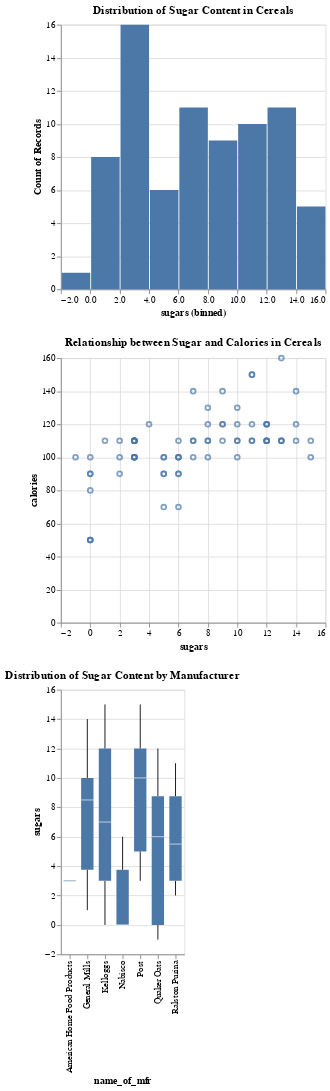

This figure's notebook cell:
### Markdown cell above
### Sugar Distribution

Marketing tells us that their surveys have revealed that sugar content is the number one concern of consumers when choosing cereal.

They would like to see the following visualizations:

*  A histogram plot of the sugar content in all cereals.

* A scatter plot showing the relationship between sugar and calories.

* A box plot showing the distribution of sugar content by manufacturer.

### Code cell
# Create the three visualzations requested by the the marketing team

# historgam
sugar_hist = alt.Chart(cereal).mark_bar().encode(
    alt.X("sugars:Q", bin=True),
    alt.Y('count()')
).properties(
    title='Distribution of Sugar Content in Cereals'
)


# Scatter plot
sugar_calories_scatter = alt.Chart(cereal).mark_point().encode(
    alt.X("sugars:Q"),
    alt.Y("calories:Q"),
).properties(
    title='Relationship between Sugar and Calories in Cereals'
)

# Box plot
sugar_boxplot = alt.Chart(cereal).mark_boxplot().encode(
    alt.X("name_of_mfr:N"),
    alt.Y("sugars:Q"),
).properties(
    title='Distribution of Sugar Content by Manufacturer'
)

sugar_hist & sugar_calories_scatter & sugar_boxplot

### Figure 1 — Vega-Lite specification as saved in the notebook (floating-point values rounded to 4 significant figures)
{"config": {"view": {"continuousWidth": 300, "continuousHeight": 300}}, "vconcat": [{"mark": {"type": "bar"}, "encoding": {"x": {"bin": true, "field": "sugars", "type": "quantitative"}, "y": {"aggregate": "count", "type": "quantitative"}}, "title": "Distribution of Sugar Content in Cereals"}, {"mark": {"type": "point"}, "encoding": {"x": {"field": "sugars", "type": "quantitative"}, "y": {"field": "calories", "type": "quantitative"}}, "title": "Relationship between Sugar and Calories in Cereals"}, {"mark": {"type": "boxplot"}, "encoding": {"x": {"field": "name_of_mfr", "type": "nominal"}, "y": {"field": "sugars", "type": "quantitative"}}, "title": "Distribution of Sugar Content by Manufacturer"}], "data": {"name": "data-c6922d1566efbed6b5614b929a240cdd"}, "$schema": "https://vega.github.io/schema/vega-lite/v5.20.1.json", "datasets": {"data-c6922d1566efbed6b5614b929a240cdd": [{"name": "100% Bran", "mfr": "N", "type": "C", "calories": 70, "protein": 4, "fat": 1, "sodium": 130, "fiber": 10.0, "carbo": 5.0, "sugars": 6, "potass": 280, "vitamins": 25, "shelf": 3, "weight": 1.0, "cups": 0.33, "rating": 68.4, "mfr_name": "Nabisco", "name_of_mfr": "Nabisco"}, {"name": "100% Natural Bran", "mfr": "Q", "type": "C", "calories": 120, "protein": 3, "fat": 5, "sodium": 15, "fiber": 2.0, "carbo": 8.0, "sugars": 8, "potass": 135, "vitamins": 0, "shelf": 3, "weight": 1.0, "cups": 1.0, "rating": 33.98, "mfr_name": "Quaker Oats", "name_of_mfr": "Quaker Oats"}, {"name": "All-Bran", "mfr": "K", "type": "C", "calories": 70, "protein": 4, "fat": 1, "sodium": 260, "fiber": 9.0, "carbo": 7.0, "sugars": 5, "potass": 320, "vitamins": 25, "shelf": 3, "weight": 1.0, "cups": 0.33, "rating": 59.43, "mfr_name": "Kelloggs", "name_of_mfr": "Kelloggs"}, {"name": "All-Bran with Extra Fiber", "mfr": "K", "type": "C", "calories": 50, "protein": 4, "fat": 0, "sodium": 140, "fiber": 14.0, "carbo": 8.0, "sugars": 0, "potass": 330, "vitamins": 25, "shelf": 3, "weight": 1.0, "cups": 0.5, "rating": 93.7, "mfr_name": "Kelloggs", "name_of_mfr": "Kelloggs"}, {"name": "Almond Delight", "mfr": "R", "type": "C", "calories": 110, "protein": 2, "fat": 2, "sodium": 200, "fiber": 1.0, "carbo": 14.0, "sugars": 8, "potass": -1, "vitamins": 25, "shelf": 3, "weight": 1.0, "cups": 0.75, "rating": 34.38, "mfr_name": "Ralston Purina", "name_of_mfr": "Ralston Purina"}, {"name": "Apple Cinnamon Cheerios", "mfr": "G", "type": "C", "calories": 110, "protein": 2, "fat": 2, "sodium": 180, "fiber": 1.5, "carbo": 10.5, "sugars": 10, "potass": 70, "vitamins": 25, "shelf": 1, "weight": 1.0, "cups": 0.75, "rating": 29.51, "mfr_name": "General Mills", "name_of_mfr": "General Mills"}, {"name": "Apple Jacks", "mfr": "K", "type": "C", "calories": 110, "protein": 2, "fat": 0, "sodium": 125, "fiber": 1.0, "carbo": 11.0, "sugars": 14, "potass": 30, "vitamins": 25, "shelf": 2, "weight": 1.0, "cups": 1.0, "rating": 33.17, "mfr_name": "Kelloggs", "name_of_mfr": "Kelloggs"}, {"name": "Basic 4", "mfr": "G", "type": "C", "calories": 130, "protein": 3, "fat": 2, "sodium": 210, "fiber": 2.0, "carbo": 18.0, "sugars": 8, "potass": 100, "vitamins": 25, "shelf": 3, "weight": 1.33, "cups": 0.75, "rating": 37.04, "mfr_name": "General Mills", "name_of_mfr": "General Mills"}, {"name": "Bran Chex", "mfr": "R", "type": "C", "calories": 90, "protein": 2, "fat": 1, "sodium": 200, "fiber": 4.0, "carbo": 15.0, "sugars": 6, "potass": 125, "vitamins": 25, "shelf": 1, "weight": 1.0, "cups": 0.67, "rating": 49.12, "mfr_name": "Ralston Purina", "name_of_mfr": "Ralston Purina"}, {"name": "Bran Flakes", "mfr": "P", "type": "C", "calories": 90, "protein": 3, "fat": 0, "sodium": 210, "fiber": 5.0, "carbo": 13.0, "sugars": 5, "potass": 190, "vitamins": 25, "shelf": 3, "weight": 1.0, "cups": 0.67, "rating": 53.31, "mfr_name": "Post", "name_of_mfr": "Post"}, {"name": "Cap'n'Crunch", "mfr": "Q", "type": "C", "calories": 120, "protein": 1, "fat": 2, "sodium": 220, "fiber": 0.0, "carbo": 12.0, "sugars": 12, "potass": 35, "vitamins": 25, "shelf": 2, "weight": 1.0, "cups": 0.75, "rating": 18.04, "mfr_name": "Quaker Oats", "name_of_mfr": "Quaker Oats"}, {"name": "Cheerios", "mfr": "G", "type": "C", "calories": 110, "protein": 6, "fat": 2, "sodium": 290, "fiber": 2.0, "carbo": 17.0, "sugars": 1, "potass": 105, "vitamins": 25, "shelf": 1, "weight": 1.0, "cups": 1.25, "rating": 50.76, "mfr_name": "General Mills", "name_of_mfr": "General Mills"}, {"name": "Cinnamon Toast Crunch", "mfr": "G", "type": "C", "calories": 120, "protein": 1, "fat": 3, "sodium": 210, "fiber": 0.0, "carbo": 13.0, "sugars": 9, "potass": 45, "vitamins": 25, "shelf": 2, "weight": 1.0, "cups": 0.75, "rating": 19.82, "mfr_name": "General Mills", "name_of_mfr": "General Mills"}, {"name": "Clusters", "mfr": "G", "type": "C", "calories": 110, "protein": 3, "fat": 2, "sodium": 140, "fiber": 2.0, "carbo": 13.0, "sugars": 7, "potass": 105, "vitamins": 25, "shelf": 3, "weight": 1.0, "cups": 0.5, "rating": 40.4, "mfr_name": "General Mills", "name_of_mfr": "General Mills"}, {"name": "Cocoa Puffs", "mfr": "G", "type": "C", "calories": 110, "protein": 1, "fat": 1, "sodium": 180, "fiber": 0.0, "carbo": 12.0, "sugars": 13, "potass": 55, "vitamins": 25, "shelf": 2, "weight": 1.0, "cups": 1.0, "rating": 22.74, "mfr_name": "General Mills", "name_of_mfr": "General Mills"}, {"name": "Corn Chex", "mfr": "R", "type": "C", "calories": 110, "protein": 2, "fat": 0, "sodium": 280, "fiber": 0.0, "carbo": 22.0, "sugars": 3, "potass": 25, "vitamins": 25, "shelf": 1, "weight": 1.0, "cups": 1.0, "rating": 41.45, "mfr_name": "Ralston Purina", "name_of_mfr": "Ralston Purina"}, {"name": "Corn Flakes", "mfr": "K", "type": "C", "calories": 100, "protein": 2, "fat": 0, "sodium": 290, "fiber": 1.0, "carbo": 21.0, "sugars": 2, "potass": 35, "vitamins": 25, "shelf": 1, "weight": 1.0, "cups": 1.0, "rating": 45.86, "mfr_name": "Kelloggs", "name_of_mfr": "Kelloggs"}, {"name": "Corn Pops", "mfr": "K", "type": "C", "calories": 110, "protein": 1, "fat": 0, "sodium": 90, "fiber": 1.0, "carbo": 13.0, "sugars": 12, "potass": 20, "vitamins": 25, "shelf": 2, "weight": 1.0, "cups": 1.0, "rating": 35.78, "mfr_name": "Kelloggs", "name_of_mfr": "Kelloggs"}, {"name": "Count Chocula", "mfr": "G", "type": "C", "calories": 110, "protein": 1, "fat": 1, "sodium": 180, "fiber": 0.0, "carbo": 12.0, "sugars": 13, "potass": 65, "vitamins": 25, "shelf": 2, "weight": 1.0, "cups": 1.0, "rating": 22.4, "mfr_name": "General Mills", "name_of_mfr": "General Mills"}, {"name": "Cracklin' Oat Bran", "mfr": "K", "type": "C", "calories": 110, "protein": 3, "fat": 3, "sodium": 140, "fiber": 4.0, "carbo": 10.0, "sugars": 7, "potass": 160, "vitamins": 25, "shelf": 3, "weight": 1.0, "cups": 0.5, "rating": 40.45, "mfr_name": "Kelloggs", "name_of_mfr": "Kelloggs"}, {"name": "Cream of Wheat (Quick)", "mfr": "N", "type": "H", "calories": 100, "protein": 3, "fat": 0, "sodium": 80, "fiber": 1.0, "carbo": 21.0, "sugars": 0, "potass": -1, "vitamins": 0, "shelf": 2, "weight": 1.0, "cups": 1.0, "rating": 64.53, "mfr_name": "Nabisco", "name_of_mfr": "Nabisco"}, {"name": "Crispix", "mfr": "K", "type": "C", "calories": 110, "protein": 2, "fat": 0, "sodium": 220, "fiber": 1.0, "carbo": 21.0, "sugars": 3, "potass": 30, "vitamins": 25, "shelf": 3, "weight": 1.0, "cups": 1.0, "rating": 46.9, "mfr_name": "Kelloggs", "name_of_mfr": "Kelloggs"}, {"name": "Crispy Wheat & Raisins", "mfr": "G", "type": "C", "calories": 100, "protein": 2, "fat": 1, "sodium": 140, "fiber": 2.0, "carbo": 11.0, "sugars": 10, "potass": 120, "vitamins": 25, "shelf": 3, "weight": 1.0, "cups": 0.75, "rating": 36.18, "mfr_name": "General Mills", "name_of_mfr": "General Mills"}, {"name": "Double Chex", "mfr": "R", "type": "C", "calories": 100, "protein": 2, "fat": 0, "sodium": 190, "fiber": 1.0, "carbo": 18.0, "sugars": 5, "potass": 80, "vitamins": 25, "shelf": 3, "weight": 1.0, "cups": 0.75, "rating": 44.33, "mfr_name": "Ralston Purina", "name_of_mfr": "Ralston Purina"}, {"name": "Froot Loops", "mfr": "K", "type": "C", "calories": 110, "protein": 2, "fat": 1, "sodium": 125, "fiber": 1.0, "carbo": 11.0, "sugars": 13, "potass": 30, "vitamins": 25, "shelf": 2, "weight": 1.0, "cups": 1.0, "rating": 32.21, "mfr_name": "Kelloggs", "name_of_mfr": "Kelloggs"}, {"name": "Frosted Flakes", "mfr": "K", "type": "C", "calories": 110, "protein": 1, "fat": 0, "sodium": 200, "fiber": 1.0, "carbo": 14.0, "sugars": 11, "potass": 25, "vitamins": 25, "shelf": 1, "weight": 1.0, "cups": 0.75, "rating": 31.44, "mfr_name": "Kelloggs", "name_of_mfr": "Kelloggs"}, {"name": "Frosted Mini-Wheats", "mfr": "K", "type": "C", "calories": 100, "protein": 3, "fat": 0, "sodium": 0, "fiber": 3.0, "carbo": 14.0, "sugars": 7, "potass": 100, "vitamins": 25, "shelf": 2, "weight": 1.0, "cups": 0.8, "rating": 58.35, "mfr_name": "Kelloggs", "name_of_mfr": "Kelloggs"}, {"name": "Fruit & Fibre Dates; Walnuts; and Oats", "mfr": "P", "type": "C", "calories": 120, "protein": 3, "fat": 2, "sodium": 160, "fiber": 5.0, "carbo": 12.0, "sugars": 10, "potass": 200, "vitamins": 25, "shelf": 3, "weight": 1.25, "cups": 0.67, "rating": 40.92, "mfr_name": "Post", "name_of_mfr": "Post"}, {"name": "Fruitful Bran", "mfr": "K", "type": "C", "calories": 120, "protein": 3, "fat": 0, "sodium": 240, "fiber": 5.0, "carbo": 14.0, "sugars": 12, "potass": 190, "vitamins": 25, "shelf": 3, "weight": 1.33, "cups": 0.67, "rating": 41.02, "mfr_name": "Kelloggs", "name_of_mfr": "Kelloggs"}, {"name": "Fruity Pebbles", "mfr": "P", "type": "C", "calories": 110, "protein": 1, "fat": 1, "sodium": 135, "fiber": 0.0, "carbo": 13.0, "sugars": 12, "potass": 25, "vitamins": 25, "shelf": 2, "weight": 1.0, "cups": 0.75, "rating": 28.03, "mfr_name": "Post", "name_of_mfr": "Post"}, {"name": "Golden Crisp", "mfr": "P", "type": "C", "calories": 100, "protein": 2, "fat": 0, "sodium": 45, "fiber": 0.0, "carbo": 11.0, "sugars": 15, "potass": 40, "vitamins": 25, "shelf": 1, "weight": 1.0, "cups": 0.88, "rating": 35.25, "mfr_name": "Post", "name_of_mfr": "Post"}, {"name": "Golden Grahams", "mfr": "G", "type": "C", "calories": 110, "protein": 1, "fat": 1, "sodium": 280, "fiber": 0.0, "carbo": 15.0, "sugars": 9, "potass": 45, "vitamins": 25, "shelf": 2, "weight": 1.0, "cups": 0.75, "rating": 23.8, "mfr_name": "General Mills", "name_of_mfr": "General Mills"}, {"name": "Grape Nuts Flakes", "mfr": "P", "type": "C", "calories": 100, "protein": 3, "fat": 1, "sodium": 140, "fiber": 3.0, "carbo": 15.0, "sugars": 5, "potass": 85, "vitamins": 25, "shelf": 3, "weight": 1.0, "cups": 0.88, "rating": 52.08, "mfr_name": "Post", "name_of_mfr": "Post"}, {"name": "Grape-Nuts", "mfr": "P", "type": "C", "calories": 110, "protein": 3, "fat": 0, "sodium": 170, "fiber": 3.0, "carbo": 17.0, "sugars": 3, "potass": 90, "vitamins": 25, "shelf": 3, "weight": 1.0, "cups": 0.25, "rating": 53.37, "mfr_name": "Post", "name_of_mfr": "Post"}, {"name": "Great Grains Pecan", "mfr": "P", "type": "C", "calories": 120, "protein": 3, "fat": 3, "sodium": 75, "fiber": 3.0, "carbo": 13.0, "sugars": 4, "potass": 100, "vitamins": 25, "shelf": 3, "weight": 1.0, "cups": 0.33, "rating": 45.81, "mfr_name": "Post", "name_of_mfr": "Post"}, {"name": "Honey Graham Ohs", "mfr": "Q", "type": "C", "calories": 120, "protein": 1, "fat": 2, "sodium": 220, "fiber": 1.0, "carbo": 12.0, "sugars": 11, "potass": 45, "vitamins": 25, "shelf": 2, "weight": 1.0, "cups": 1.0, "rating": 21.87, "mfr_name": "Quaker Oats", "name_of_mfr": "Quaker Oats"}, {"name": "Honey Nut Cheerios", "mfr": "G", "type": "C", "calories": 110, "protein": 3, "fat": 1, "sodium": 250, "fiber": 1.5, "carbo": 11.5, "sugars": 10, "potass": 90, "vitamins": 25, "shelf": 1, "weight": 1.0, "cups": 0.75, "rating": 31.07, "mfr_name": "General Mills", "name_of_mfr": "General Mills"}, {"name": "Honey-comb", "mfr": "P", "type": "C", "calories": 110, "protein": 1, "fat": 0, "sodium": 180, "fiber": 0.0, "carbo": 14.0, "sugars": 11, "potass": 35, "vitamins": 25, "shelf": 1, "weight": 1.0, "cups": 1.33, "rating": 28.74, "mfr_name": "Post", "name_of_mfr": "Post"}, {"name": "Just Right Crunchy  Nuggets", "mfr": "K", "type": "C", "calories": 110, "protein": 2, "fat": 1, "sodium": 170, "fiber": 1.0, "carbo": 17.0, "sugars": 6, "potass": 60, "vitamins": 100, "shelf": 3, "weight": 1.0, "cups": 1.0, "rating": 36.52, "mfr_name": "Kelloggs", "name_of_mfr": "Kelloggs"}, {"name": "Just Right Fruit & Nut", "mfr": "K", "type": "C", "calories": 140, "protein": 3, "fat": 1, "sodium": 170, "fiber": 2.0, "carbo": 20.0, "sugars": 9, "potass": 95, "vitamins": 100, "shelf": 3, "weight": 1.3, "cups": 0.75, "rating": 36.47, "mfr_name": "Kelloggs", "name_of_mfr": "Kelloggs"}, {"name": "Kix", "mfr": "G", "type": "C", "calories": 110, "protein": 2, "fat": 1, "sodium": 260, "fiber": 0.0, "carbo": 21.0, "sugars": 3, "potass": 40, "vitamins": 25, "shelf": 2, "weight": 1.0, "cups": 1.5, "rating": 39.24, "mfr_name": "General Mills", "name_of_mfr": "General Mills"}, {"name": "Life", "mfr": "Q", "type": "C", "calories": 100, "protein": 4, "fat": 2, "sodium": 150, "fiber": 2.0, "carbo": 12.0, "sugars": 6, "potass": 95, "vitamins": 25, "shelf": 2, "weight": 1.0, "cups": 0.67, "rating": 45.33, "mfr_name": "Quaker Oats", "name_of_mfr": "Quaker Oats"}, {"name": "Lucky Charms", "mfr": "G", "type": "C", "calories": 110, "protein": 2, "fat": 1, "sodium": 180, "fiber": 0.0, "carbo": 12.0, "sugars": 12, "potass": 55, "vitamins": 25, "shelf": 2, "weight": 1.0, "cups": 1.0, "rating": 26.73, "mfr_name": "General Mills", "name_of_mfr": "General Mills"}, {"name": "Maypo", "mfr": "A", "type": "H", "calories": 100, "protein": 4, "fat": 1, "sodium": 0, "fiber": 0.0, "carbo": 16.0, "sugars": 3, "potass": 95, "vitamins": 25, "shelf": 2, "weight": 1.0, "cups": 1.0, "rating": 54.85, "mfr_name": "American Home Food Products", "name_of_mfr": "American Home Food Products"}, {"name": "Muesli Raisins; Dates; & Almonds", "mfr": "R", "type": "C", "calories": 150, "protein": 4, "fat": 3, "sodium": 95, "fiber": 3.0, "carbo": 16.0, "sugars": 11, "potass": 170, "vitamins": 25, "shelf": 3, "weight": 1.0, "cups": 1.0, "rating": 37.14, "mfr_name": "Ralston Purina", "name_of_mfr": "Ralston Purina"}, {"name": "Muesli Raisins; Peaches; & Pecans", "mfr": "R", "type": "C", "calories": 150, "protein": 4, "fat": 3, "sodium": 150, "fiber": 3.0, "carbo": 16.0, "sugars": 11, "potass": 170, "vitamins": 25, "shelf": 3, "weight": 1.0, "cups": 1.0, "rating": 34.14, "mfr_name": "Ralston Purina", "name_of_mfr": "Ralston Purina"}, {"name": "Mueslix Crispy Blend", "mfr": "K", "type": "C", "calories": 160, "protein": 3, "fat": 2, "sodium": 150, "fiber": 3.0, "carbo": 17.0, "sugars": 13, "potass": 160, "vitamins": 25, "shelf": 3, "weight": 1.5, "cups": 0.67, "rating": 30.31, "mfr_name": "Kelloggs", "name_of_mfr": "Kelloggs"}, {"name": "Multi-Grain Cheerios", "mfr": "G", "type": "C", "calories": 100, "protein": 2, "fat": 1, "sodium": 220, "fiber": 2.0, "carbo": 15.0, "sugars": 6, "potass": 90, "vitamins": 25, "shelf": 1, "weight": 1.0, "cups": 1.0, "rating": 40.11, "mfr_name": "General Mills", "name_of_mfr": "General Mills"}, {"name": "Nut&Honey Crunch", "mfr": "K", "type": "C", "calories": 120, "protein": 2, "fat": 1, "sodium": 190, "fiber": 0.0, "carbo": 15.0, "sugars": 9, "potass": 40, "vitamins": 25, "shelf": 2, "weight": 1.0, "cups": 0.67, "rating": 29.92, "mfr_name": "Kelloggs", "name_of_mfr": "Kelloggs"}, {"name": "Nutri-Grain Almond-Raisin", "mfr": "K", "type": "C", "calories": 140, "protein": 3, "fat": 2, "sodium": 220, "fiber": 3.0, "carbo": 21.0, "sugars": 7, "potass": 130, "vitamins": 25, "shelf": 3, "weight": 1.33, "cups": 0.67, "rating": 40.69, "mfr_name": "Kelloggs", "name_of_mfr": "Kelloggs"}, {"name": "Nutri-grain Wheat", "mfr": "K", "type": "C", "calories": 90, "protein": 3, "fat": 0, "sodium": 170, "fiber": 3.0, "carbo": 18.0, "sugars": 2, "potass": 90, "vitamins": 25, "shelf": 3, "weight": 1.0, "cups": 1.0, "rating": 59.64, "mfr_name": "Kelloggs", "name_of_mfr": "Kelloggs"}, {"name": "Oatmeal Raisin Crisp", "mfr": "G", "type": "C", "calories": 130, "protein": 3, "fat": 2, "sodium": 170, "fiber": 1.5, "carbo": 13.5, "sugars": 10, "potass": 120, "vitamins": 25, "shelf": 3, "weight": 1.25, "cups": 0.5, "rating": 30.45, "mfr_name": "General Mills", "name_of_mfr": "General Mills"}, {"name": "Post Nat. Raisin Bran", "mfr": "P", "type": "C", "calories": 120, "protein": 3, "fat": 1, "sodium": 200, "fiber": 6.0, "carbo": 11.0, "sugars": 14, "potass": 260, "vitamins": 25, "shelf": 3, "weight": 1.33, "cups": 0.67, "rating": 37.84, "mfr_name": "Post", "name_of_mfr": "Post"}, {"name": "Product 19", "mfr": "K", "type": "C", "calories": 100, "protein": 3, "fat": 0, "sodium": 320, "fiber": 1.0, "carbo": 20.0, "sugars": 3, "potass": 45, "vitamins": 100, "shelf": 3, "weight": 1.0, "cups": 1.0, "rating": 41.5, "mfr_name": "Kelloggs", "name_of_mfr": "Kelloggs"}, {"name": "Puffed Rice", "mfr": "Q", "type": "C", "calories": 50, "protein": 1, "fat": 0, "sodium": 0, "fiber": 0.0, "carbo": 13.0, "sugars": 0, "potass": 15, "vitamins": 0, "shelf": 3, "weight": 0.5, "cups": 1.0, "rating": 60.76, "mfr_name": "Quaker Oats", "name_of_mfr": "Quaker Oats"}, {"name": "Puffed Wheat", "mfr": "Q", "type": "C", "calories": 50, "protein": 2, "fat": 0, "sodium": 0, "fiber": 1.0, "carbo": 10.0, "sugars": 0, "potass": 50, "vitamins": 0, "shelf": 3, "weight": 0.5, "cups": 1.0, "rating": 63.01, "mfr_name": "Quaker Oats", "name_of_mfr": "Quaker Oats"}, {"name": "Quaker Oat Squares", "mfr": "Q", "type": "C", "calories": 100, "protein": 4, "fat": 1, "sodium": 135, "fiber": 2.0, "carbo": 14.0, "sugars": 6, "potass": 110, "vitamins": 25, "shelf": 3, "weight": 1.0, "cups": 0.5, "rating": 49.51, "mfr_name": "Quaker Oats", "name_of_mfr": "Quaker Oats"}, {"name": "Quaker Oatmeal", "mfr": "Q", "type": "H", "calories": 100, "protein": 5, "fat": 2, "sodium": 0, "fiber": 2.7, "carbo": -1.0, "sugars": -1, "potass": 110, "vitamins": 0, "shelf": 1, "weight": 1.0, "cups": 0.67, "rating": 50.83, "mfr_name": "Quaker Oats", "name_of_mfr": "Quaker Oats"}, {"name": "Raisin Bran", "mfr": "K", "type": "C", "calories": 120, "protein": 3, "fat": 1, "sodium": 210, "fiber": 5.0, "carbo": 14.0, "sugars": 12, "potass": 240, "vitamins": 25, "shelf": 2, "weight": 1.33, "cups": 0.75, "rating": 39.26, "mfr_name": "Kelloggs", "name_of_mfr": "Kelloggs"}, {"name": "Raisin Nut Bran", "mfr": "G", "type": "C", "calories": 100, "protein": 3, "fat": 2, "sodium": 140, "fiber": 2.5, "carbo": 10.5, "sugars": 8, "potass": 140, "vitamins": 25, "shelf": 3, "weight": 1.0, "cups": 0.5, "rating": 39.7, "mfr_name": "General Mills", "name_of_mfr": "General Mills"}, {"name": "Raisin Squares", "mfr": "K", "type": "C", "calories": 90, "protein": 2, "fat": 0, "sodium": 0, "fiber": 2.0, "carbo": 15.0, "sugars": 6, "potass": 110, "vitamins": 25, "shelf": 3, "weight": 1.0, "cups": 0.5, "rating": 55.33, "mfr_name": "Kelloggs", "name_of_mfr": "Kelloggs"}, {"name": "Rice Chex", "mfr": "R", "type": "C", "calories": 110, "protein": 1, "fat": 0, "sodium": 240, "fiber": 0.0, "carbo": 23.0, "sugars": 2, "potass": 30, "vitamins": 25, "shelf": 1, "weight": 1.0, "cups": 1.13, "rating": 42.0, "mfr_name": "Ralston Purina", "name_of_mfr": "Ralston Purina"}, {"name": "Rice Krispies", "mfr": "K", "type": "C", "calories": 110, "protein": 2, "fat": 0, "sodium": 290, "fiber": 0.0, "carbo": 22.0, "sugars": 3, "potass": 35, "vitamins": 25, "shelf": 1, "weight": 1.0, "cups": 1.0, "rating": 40.56, "mfr_name": "Kelloggs", "name_of_mfr": "Kelloggs"}, {"name": "Shredded Wheat", "mfr": "N", "type": "C", "calories": 80, "protein": 2, "fat": 0, "sodium": 0, "fiber": 3.0, "carbo": 16.0, "sugars": 0, "potass": 95, "vitamins": 0, "shelf": 1, "weight": 0.83, "cups": 1.0, "rating": 68.24, "mfr_name": "Nabisco", "name_of_mfr": "Nabisco"}, {"name": "Shredded Wheat 'n'Bran", "mfr": "N", "type": "C", "calories": 90, "protein": 3, "fat": 0, "sodium": 0, "fiber": 4.0, "carbo": 19.0, "sugars": 0, "potass": 140, "vitamins": 0, "shelf": 1, "weight": 1.0, "cups": 0.67, "rating": 74.47, "mfr_name": "Nabisco", "name_of_mfr": "Nabisco"}, {"name": "Shredded Wheat spoon size", "mfr": "N", "type": "C", "calories": 90, "protein": 3, "fat": 0, "sodium": 0, "fiber": 3.0, "carbo": 20.0, "sugars": 0, "potass": 120, "vitamins": 0, "shelf": 1, "weight": 1.0, "cups": 0.67, "rating": 72.8, "mfr_name": "Nabisco", "name_of_mfr": "Nabisco"}, {"name": "Smacks", "mfr": "K", "type": "C", "calories": 110, "protein": 2, "fat": 1, "sodium": 70, "fiber": 1.0, "carbo": 9.0, "sugars": 15, "potass": 40, "vitamins": 25, "shelf": 2, "weight": 1.0, "cups": 0.75, "rating": 31.23, "mfr_name": "Kelloggs", "name_of_mfr": "Kelloggs"}, {"name": "Special K", "mfr": "K", "type": "C", "calories": 110, "protein": 6, "fat": 0, "sodium": 230, "fiber": 1.0, "carbo": 16.0, "sugars": 3, "potass": 55, "vitamins": 25, "shelf": 1, "weight": 1.0, "cups": 1.0, "rating": 53.13, "mfr_name": "Kelloggs", "name_of_mfr": "Kelloggs"}, {"name": "Strawberry Fruit Wheats", "mfr": "N", "type": "C", "calories": 90, "protein": 2, "fat": 0, "sodium": 15, "fiber": 3.0, "carbo": 15.0, "sugars": 5, "potass": 90, "vitamins": 25, "shelf": 2, "weight": 1.0, "cups": 1.0, "rating": 59.36, "mfr_name": "Nabisco", "name_of_mfr": "Nabisco"}, {"name": "Total Corn Flakes", "mfr": "G", "type": "C", "calories": 110, "protein": 2, "fat": 1, "sodium": 200, "fiber": 0.0, "carbo": 21.0, "sugars": 3, "potass": 35, "vitamins": 100, "shelf": 3, "weight": 1.0, "cups": 1.0, "rating": 38.84, "mfr_name": "General Mills", "name_of_mfr": "General Mills"}, {"name": "Total Raisin Bran", "mfr": "G", "type": "C", "calories": 140, "protein": 3, "fat": 1, "sodium": 190, "fiber": 4.0, "carbo": 15.0, "sugars": 14, "potass": 230, "vitamins": 100, "shelf": 3, "weight": 1.5, "cups": 1.0, "rating": 28.59, "mfr_name": "General Mills", "name_of_mfr": "General Mills"}, {"name": "Total Whole Grain", "mfr": "G", "type": "C", "calories": 100, "protein": 3, "fat": 1, "sodium": 200, "fiber": 3.0, "carbo": 16.0, "sugars": 3, "potass": 110, "vitamins": 100, "shelf": 3, "weight": 1.0, "cups": 1.0, "rating": 46.66, "mfr_name": "General Mills", "name_of_mfr": "General Mills"}, {"name": "Triples", "mfr": "G", "type": "C", "calories": 110, "protein": 2, "fat": 1, "sodium": 250, "fiber": 0.0, "carbo": 21.0, "sugars": 3, "potass": 60, "vitamins": 25, "shelf": 3, "weight": 1.0, "cups": 0.75, "rating": 39.11, "mfr_name": "General Mills", "name_of_mfr": "General Mills"}, {"name": "Trix", "mfr": "G", "type": "C", "calories": 110, "protein": 1, "fat": 1, "sodium": 140, "fiber": 0.0, "carbo": 13.0, "sugars": 12, "potass": 25, "vitamins": 25, "shelf": 2, "weight": 1.0, "cups": 1.0, "rating": 27.75, "mfr_name": "General Mills", "name_of_mfr": "General Mills"}, {"name": "Wheat Chex", "mfr": "R", "type": "C", "calories": 100, "protein": 3, "fat": 1, "sodium": 230, "fiber": 3.0, "carbo": 17.0, "sugars": 3, "potass": 115, "vitamins": 25, "shelf": 1, "weight": 1.0, "cups": 0.67, "rating": 49.79, "mfr_name": "Ralston Purina", "name_of_mfr": "Ralston Purina"}, {"name": "Wheaties", "mfr": "G", "type": "C", "calories": 100, "protein": 3, "fat": 1, "sodium": 200, "fiber": 3.0, "carbo": 17.0, "sugars": 3, "potass": 110, "vitamins": 25, "shelf": 1, "weight": 1.0, "cups": 1.0, "rating": 51.59, "mfr_name": "General Mills", "name_of_mfr": "General Mills"}, {"name": "Wheaties Honey Gold", "mfr": "G", "type": "C", "calories": 110, "protein": 2, "fat": 1, "sodium": 200, "fiber": 1.0, "carbo": 16.0, "sugars": 8, "potass": 60, "vitamins": 25, "shelf": 1, "weight": 1.0, "cups": 0.75, "rating": 36.19, "mfr_name": "General Mills", "name_of_mfr": "General Mills"}]}}
